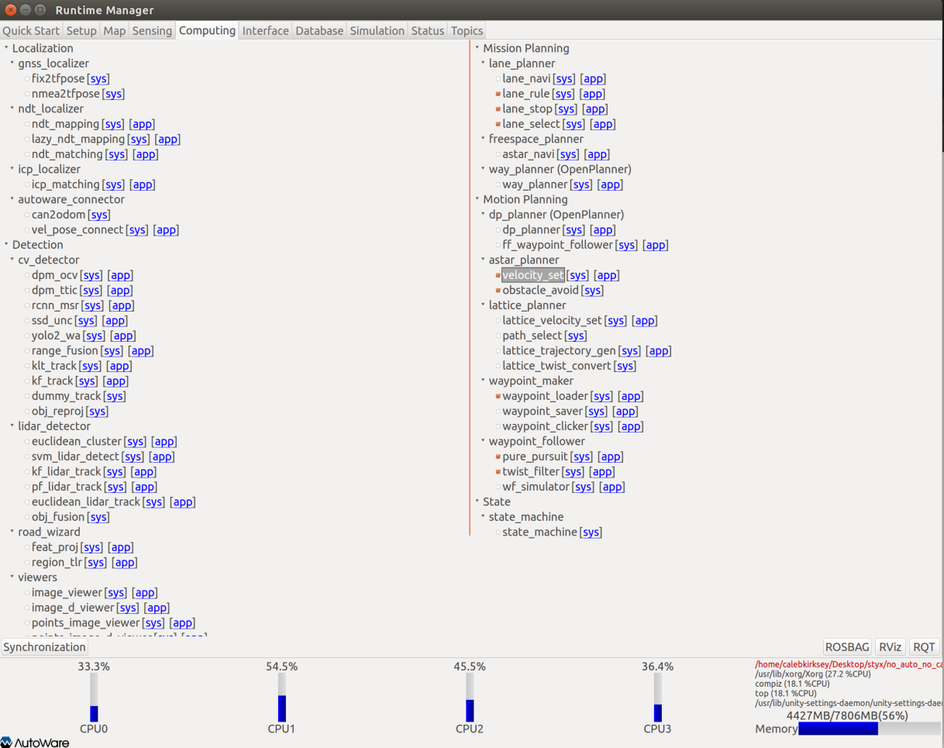
#> input picture imgs/autoware_computing.png, 944 x 748 px, shrunk from 1218 x 965 before the run
$ python -i tl_helpers.py   (imports and definitions only)
#> lines starting #> are read from the running program, lines starting #| are printed output that depends on the picture
#> further down, picture is the input picture: shape (748, 944, 3); mean B, G, R 230, 229, 230.2
import cv2

def increase_contrast(img):
    """
    see https://stackoverflow.com/questions/39308030/how-do-i-increase-the-contrast-of-an-image-in-python-opencv
    :param img: a BGR image
    :return: numpy BGR image with increased contrast
    """
    lab = cv2.cvtColor(img, cv2.COLOR_BGR2LAB)
#> lab: shape (748, 944, 3); mean of channels 0, 1, 2 232, 128.8, 128
    l, a, b = cv2.split(lab)
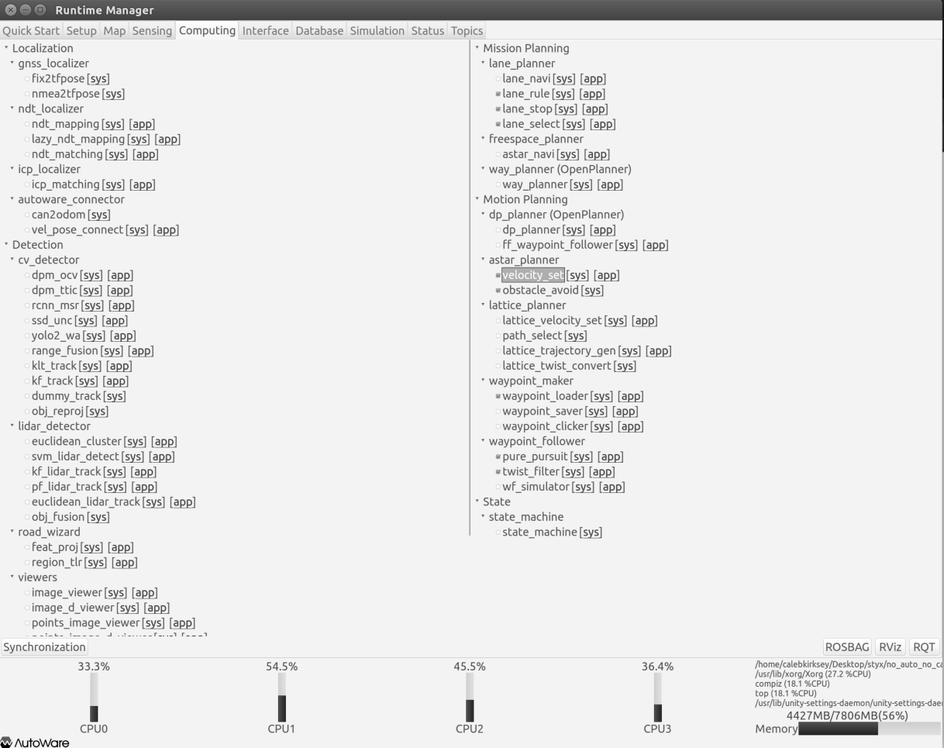
#> l: shape (748, 944); min 0, max 255, mean 232
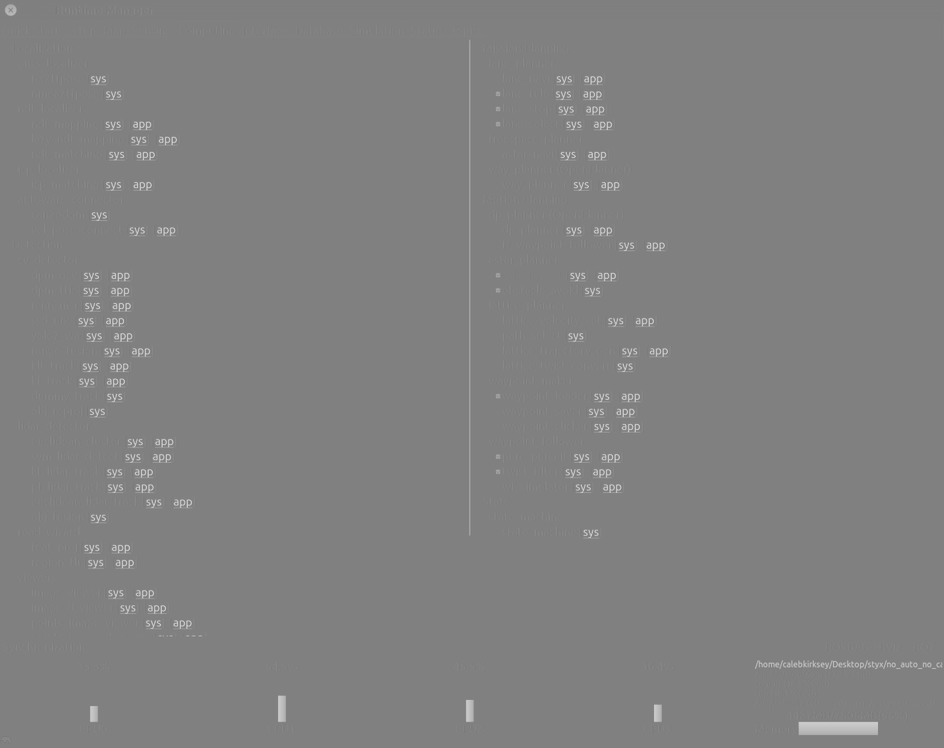
#> a: shape (748, 944); min 119, max 207, mean 128.8
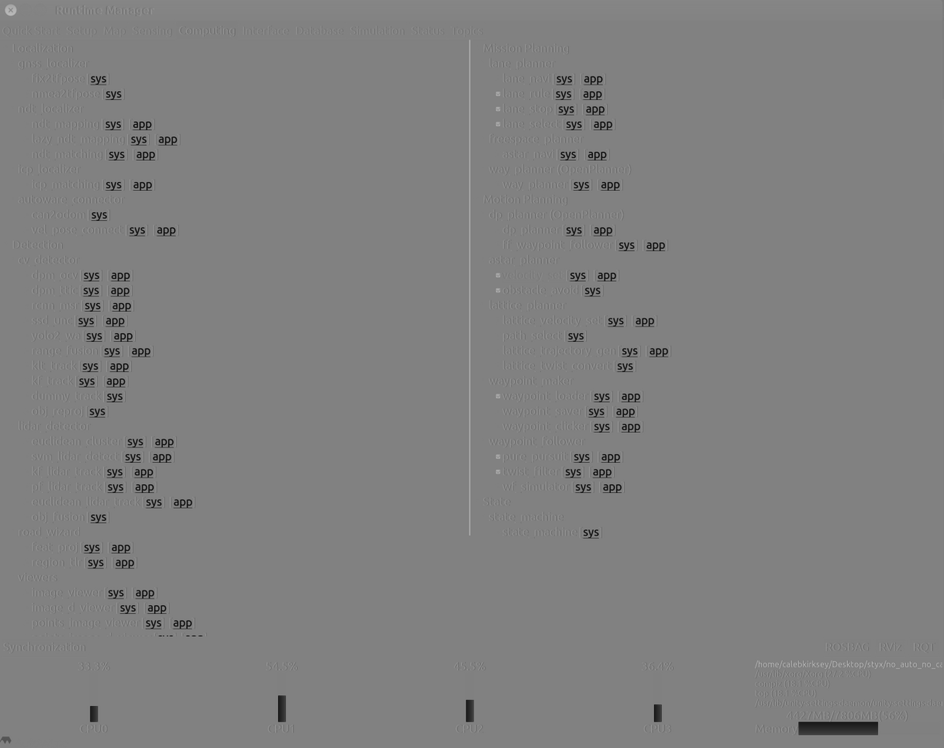
#> b: shape (748, 944); min 20, max 186, mean 128
    clahe = cv2.createCLAHE(clipLimit=0.5, tileGridSize=(6, 6))
    cl = clahe.apply(l)
    limg = cv2.merge((cl, a, b))
#> limg: shape (748, 944, 3); mean of channels 0, 1, 2 229.3, 128.8, 128
    final = cv2.cvtColor(limg, cv2.COLOR_LAB2BGR)
    return final

>>> import cv2
>>> picture = cv2.imread('../../../../imgs/autoware_computing.png')
>>> result = increase_contrast(picture)

$ run again, on imgs/autoware_tf1.png
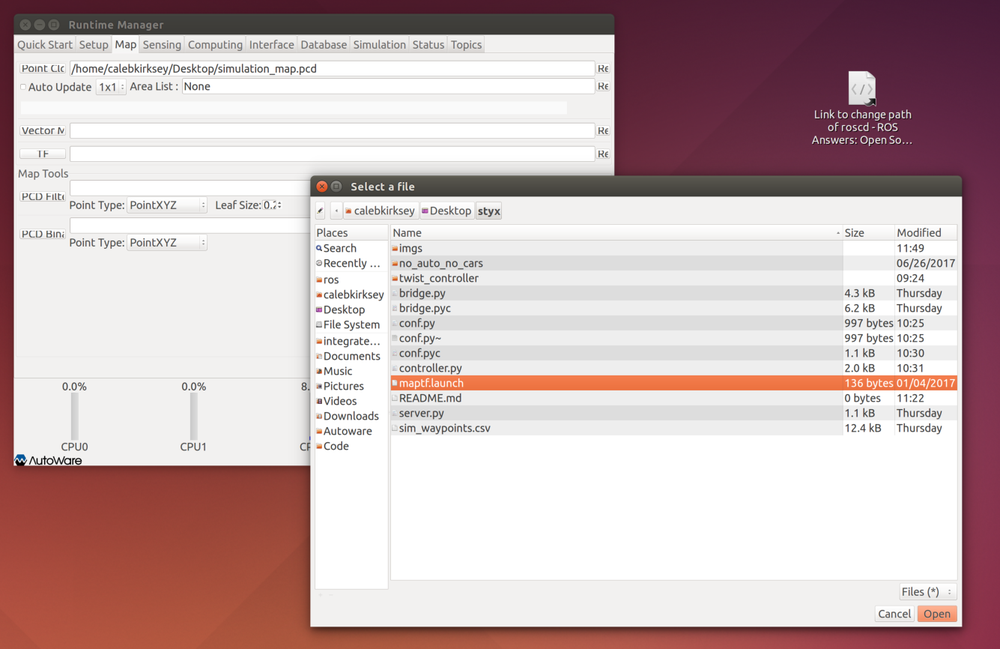
#> input picture imgs/autoware_tf1.png, 1000 x 649 px, shrunk from 1335 x 866 before the run
#> picture is the input picture: shape (649, 1000, 3); mean B, G, R 182.2, 181.4, 201.5
#> lab: shape (649, 1000, 3); mean of channels 0, 1, 2 190.8, 136.7, 131.6
#> in increase_contrast, `l, a, b = cv2.split(lab)`:
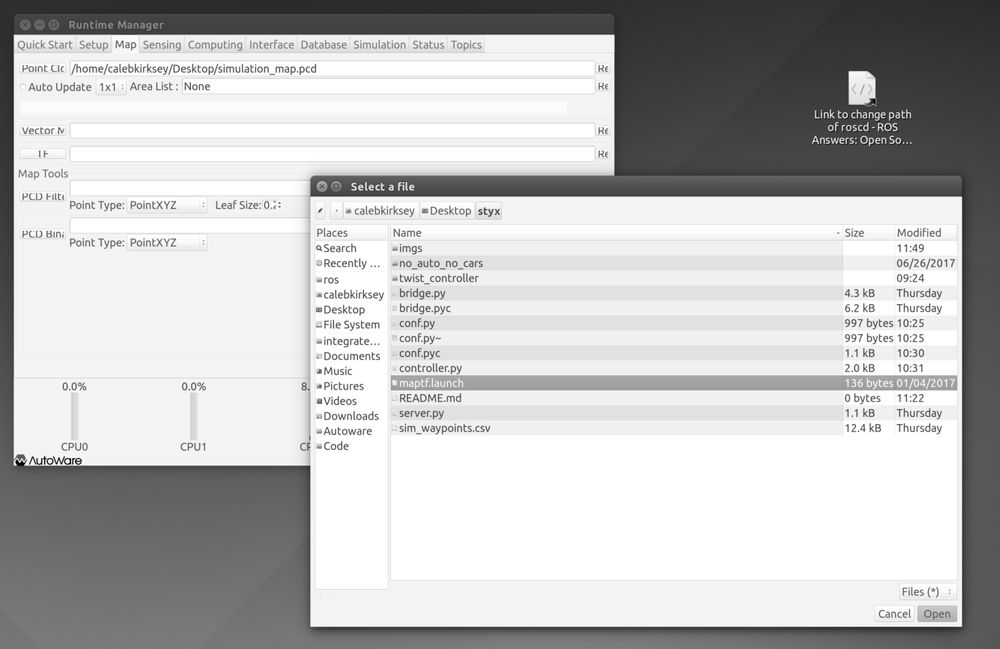
#> l: shape (649, 1000); min 0, max 255, mean 190.8
#> in increase_contrast, `l, a, b = cv2.split(lab)`:
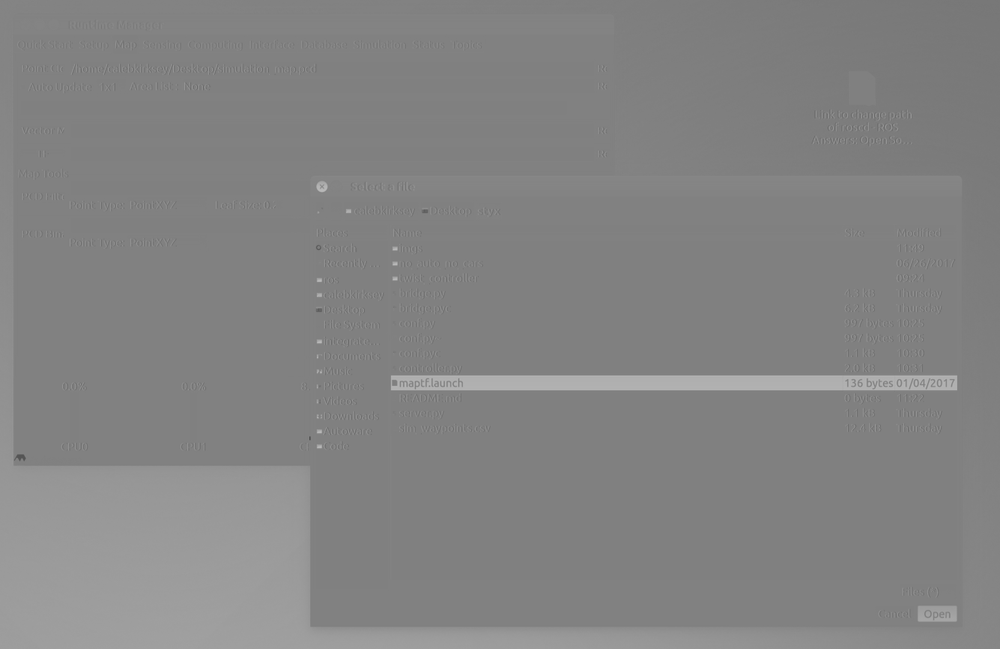
#> b: shape (649, 1000); min 83, max 187, mean 131.6
#> limg: shape (649, 1000, 3); mean of channels 0, 1, 2 189.2, 136.7, 131.6

$ run again, on imgs/autoware_tf2.png
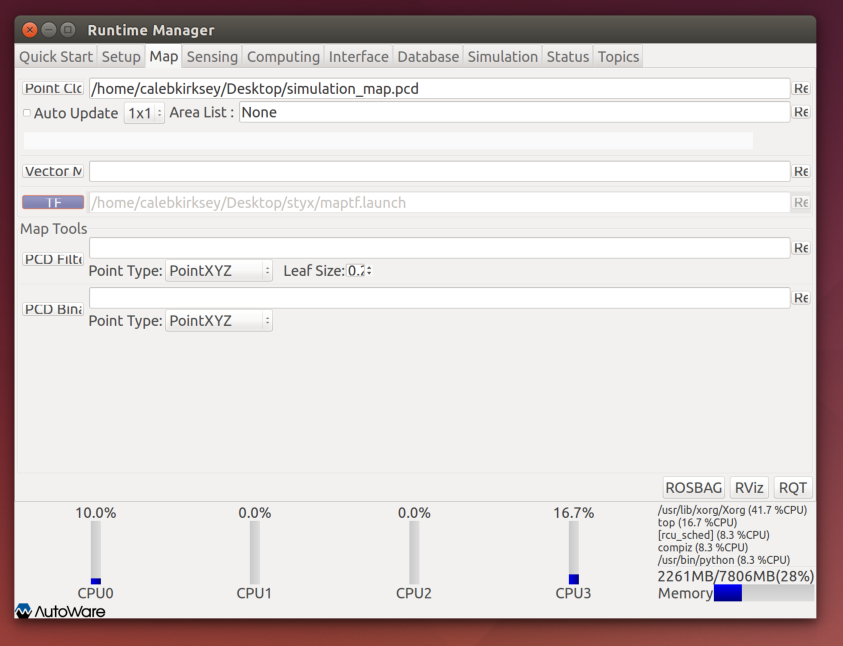
#> input picture imgs/autoware_tf2.png, 843 x 646 px
#> picture is the input picture: shape (646, 843, 3); mean B, G, R 209.4, 209.6, 217.1
#> lab: shape (646, 843, 3); mean of channels 0, 1, 2 214.3, 131.2, 129.8
#> in increase_contrast, `l, a, b = cv2.split(lab)`:
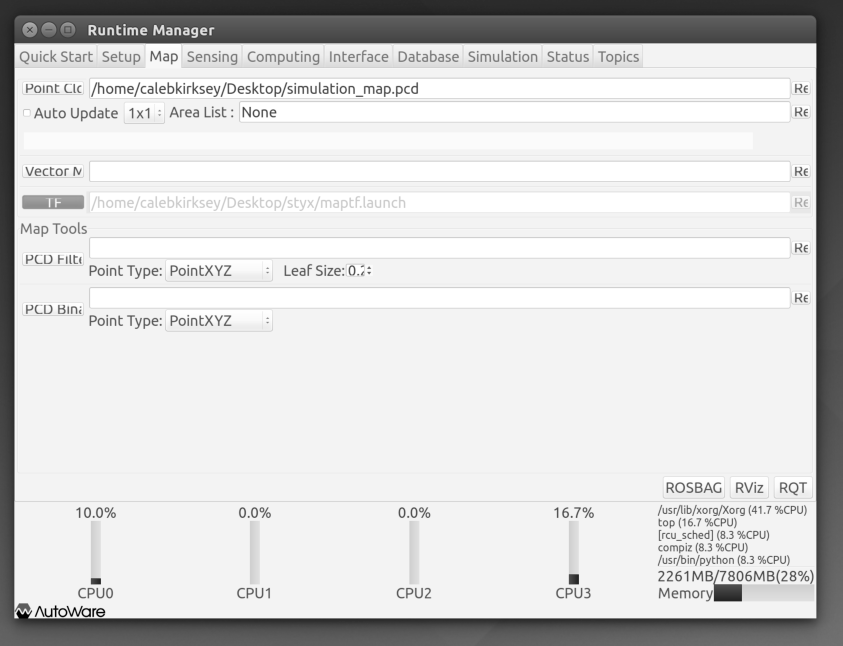
#> l: shape (646, 843); min 0, max 255, mean 214.3
#> in increase_contrast, `l, a, b = cv2.split(lab)`:
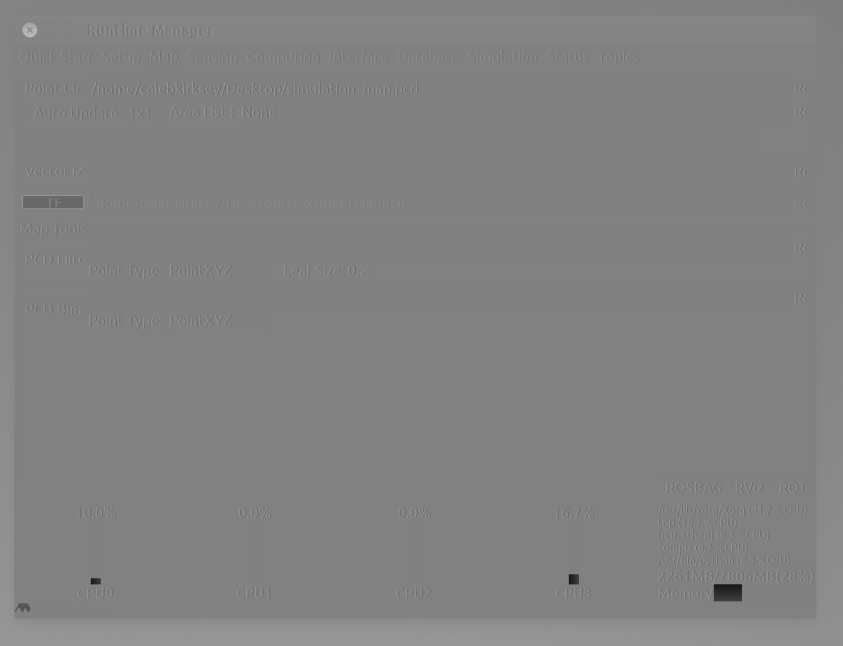
#> b: shape (646, 843); min 25, max 184, mean 129.8
#> limg: shape (646, 843, 3); mean of channels 0, 1, 2 213.6, 131.2, 129.8

$ run again, on imgs/open_simulator.png
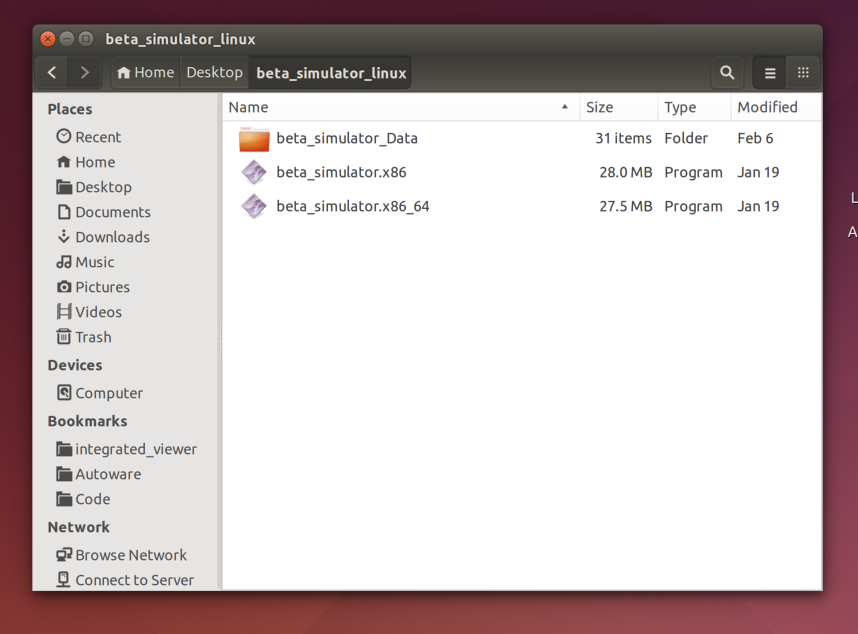
#> input picture imgs/open_simulator.png, 858 x 634 px
#> picture is the input picture: shape (634, 858, 3); mean B, G, R 192.6, 191.6, 202.7
#> lab: shape (634, 858, 3); mean of channels 0, 1, 2 197.1, 132.9, 129.7
#> in increase_contrast, `l, a, b = cv2.split(lab)`:
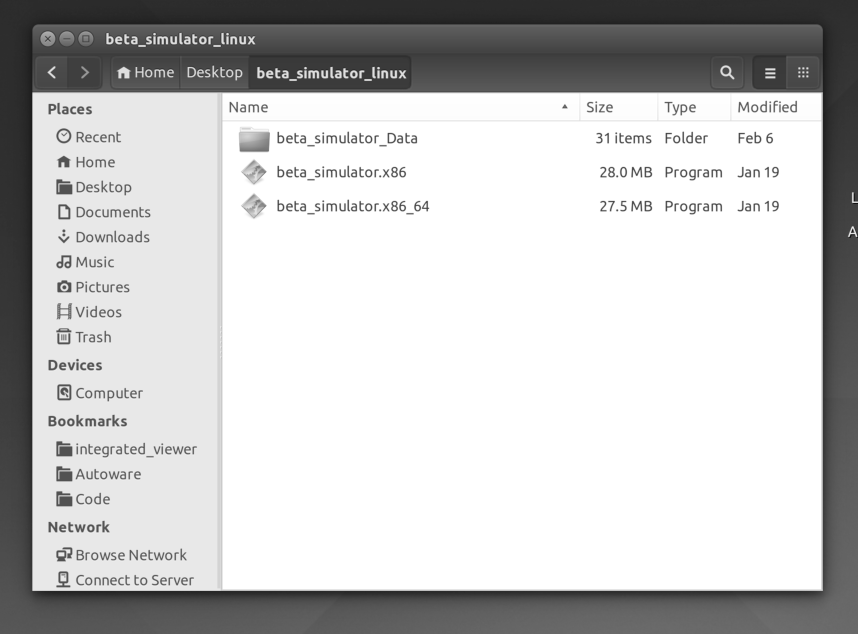
#> l: shape (634, 858); min 17, max 255, mean 197.1
#> in increase_contrast, `l, a, b = cv2.split(lab)`:
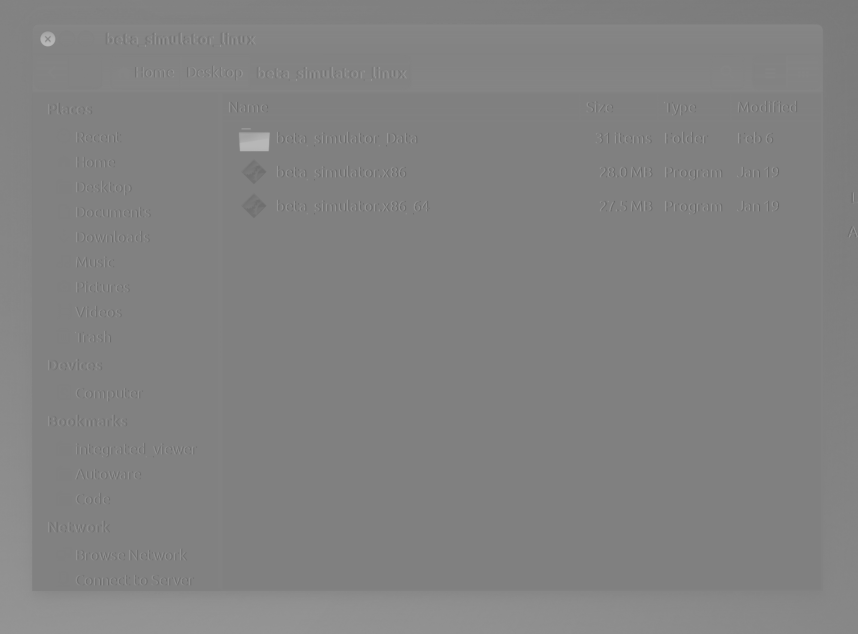
#> b: shape (634, 858); min 103, max 184, mean 129.7
#> limg: shape (634, 858, 3); mean of channels 0, 1, 2 198.5, 132.9, 129.7
